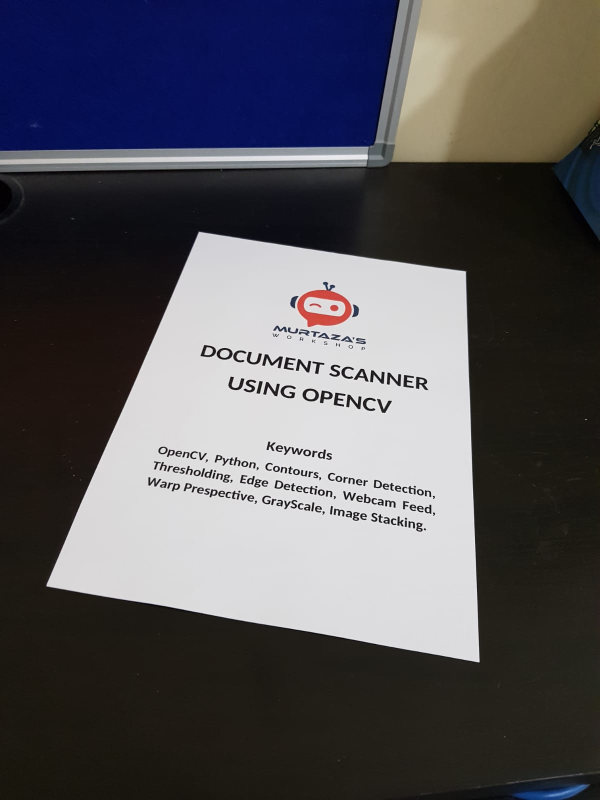
#> input picture Resources/1.jpg, 1200 x 1600 px, given in place of kam.jpg, which was not available (shown at 1/2 size)
$ python chapter8.py
#> lines starting #> are read from the running program, lines starting #| are printed output that depends on the picture; after the words box and inside, x2 and y2 are one past the last pixel; in counts of white or black regions, pixels touching at a corner belong together; pictures that were not available may be replaced by others from this repository, and a replacement may not be noted
### chapter6.py
import cv2
import numpy as np
img = cv2.imread("Resources\kam.jpg")
#> img is the input picture: shape (1600, 1200, 3); mean B, G, R 89.7, 85.2, 86.8

#function stackImages provided by Murtaza's Workshop
def stackImages(scale,imgArray):
    rows = len(imgArray)
    columns = len(imgArray[0])
    rowsAvailable = isinstance(imgArray[0], list)
    width = imgArray[0][0].shape[1]
    height = imgArray[0][0].shape[0]
    if rowsAvailable:
        for x in range(0, rows):
            for y in range (0, columns):
                if imgArray[x][y].shape[:2] == imgArray[0][0].shape [:2]:
                    imgArray[x][y] = cv2.resize(imgArray[x][y], (0, 0), None, scale, scale)
                else:
                    imgArray[x][y] = cv2.resize(imgArray[x][y], (imgArray[0][0].shape[1], imgArray[0][0].shape[0]), None, scale, scale)
                if len(imgArray[x][y].shape) == 2: imgArray[x][y]= cv2.cvtColor( imgArray[x][y], cv2.COLOR_GRAY2BGR)
        imageBlank = np.zeros((height, width, 3), np.uint8)
        hor = [imageBlank]*rows
        hor_con = [imageBlank]*rows
        for x in range (0, rows):
            hor[x] = np.hstack(imgArray[x])
        ver = np.vstack(hor)
    else:
        for x in range(0, rows):
            if imgArray[x].shape[:2] == imgArray[0].shape[:2]:
                imgArray[x] = cv2.resize(imgArray[x], (0, 0), None, scale, scale)
            else:
                imgArray[x] = cv2.resize(imgArray[x], (imgArray[0].shape[1], imgArray[0].shape[0]), None, scale, scale)
            if len(imgArray[x].shape) == 2: imgArray[x] = cv2.cvtColor(imgArray[x], cv2.COLOR_GRAY2BGR)
        hor = np.hstack(imgArray)
        ver = hor
    return ver

imgGray = cv2.cvtColor(img, cv2.COLOR_BGR2GRAY)
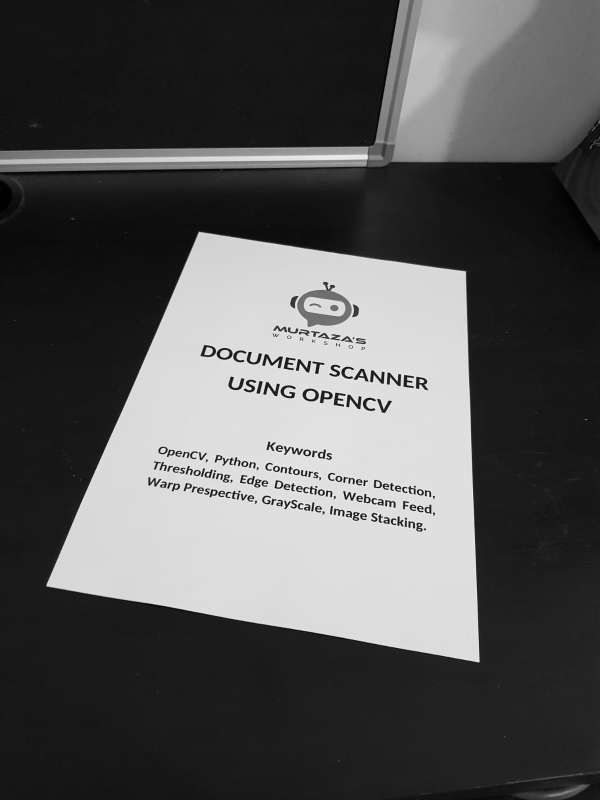
#> imgGray: shape (1600, 1200) (shown at 1/2 size); min 0, max 255, mean 86.2

imgStack = stackImages(0.5, ([img, imgGray, img], [img, img, imgGray]))
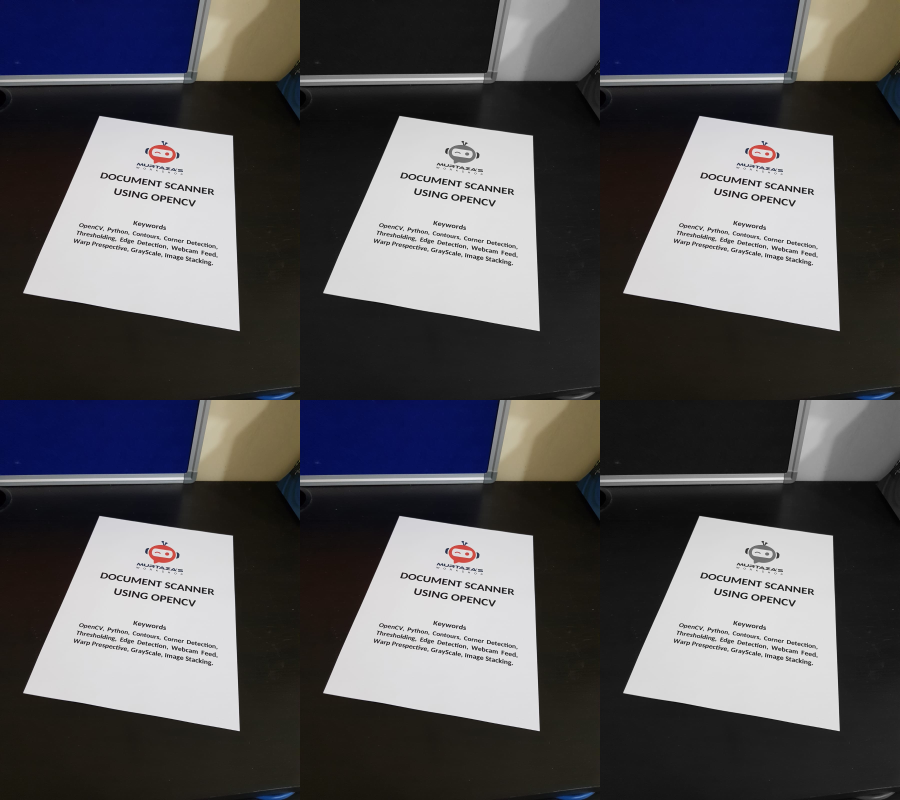
#> imgStack: shape (1600, 1800, 3) (shown at 1/2 size); mean B, G, R 88.6, 85.6, 86.7

# [8 lines of commented-out code are left out]

cv2.waitKey(0)

### chapter8.py
import cv2
import numpy as np
from chapter6 import stackImages

def getContours(img):
    contours, hierarchy = cv2.findContours(img, cv2.RETR_EXTERNAL, cv2.CHAIN_APPROX_NONE)
    for contour in contours:
        area = cv2.contourArea(contour)
        #print(area)
        if area > 500:
            cv2.drawContours(imgContour, contour, -1, [255,0,255], 3)
            perimeter = cv2.arcLength(contour, True)
            approximate_corner_points = cv2.approxPolyDP(contour, 0.02*perimeter, True)

            corners = len(approximate_corner_points)
            x, y, w, h = cv2.boundingRect(approximate_corner_points)

            if corners == 3: objectType = "Triangle"
            elif corners == 4:
                aspectRatio = w/float(h)
                if aspectRatio > 0.95 and aspectRatio < 1.05: objectType = "Square"
                else: objectType = "Rectangle"
            elif corners > 4:
                objectType = "Circle"
            else: objectType = "None"


            #this is how a bounding box is drawn
            cv2.rectangle(imgContour,(x,y),(x+w, y+h), (0,255,0), 2)
            cv2.putText(imgContour, objectType, (x+(w//2)-10, y+(h//2)-10), cv2.FONT_HERSHEY_SIMPLEX, 0.5, (0, 100, 100), 2)


path = 'Resources/shapes.png'
img = cv2.imread(path)
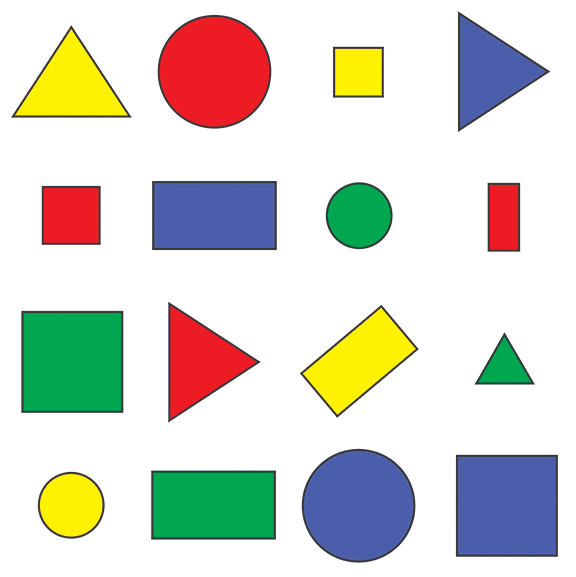
#> input picture Resources/shapes.png, 576 x 577 px
#> img is the input picture: shape (577, 576, 3); mean B, G, R 205.1, 214.3, 214.2
imgContour = img.copy()

imgGray = cv2.cvtColor(img, cv2.COLOR_BGR2GRAY)
#> imgGray: shape (577, 576)
imgBlur = cv2.GaussianBlur(imgGray, (7, 7), 1)
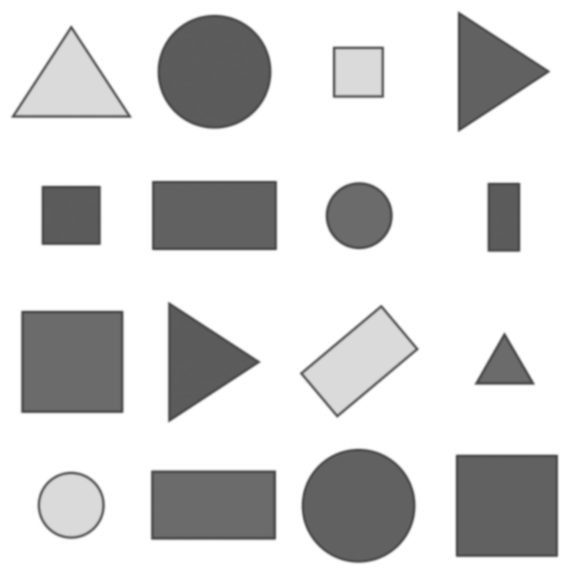
#> imgBlur: shape (577, 576); min 72, max 255, mean 213.2
imgCanny = cv2.Canny(imgBlur, 50, 50)
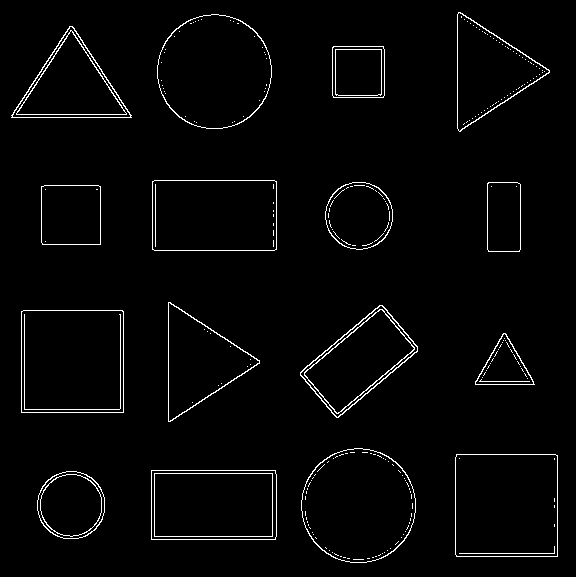
#> imgCanny: shape (577, 576); 2.4% white in thin lines or dots

getContours(imgCanny)
#> in getContours, `contours, hierarchy = cv2.findContours(img, cv2.RETR_EXTERNAL, cv2.CHA..`: contours = 16 contours; largest, box (x1, y1, x2, y2) and area: (21, 310, 124, 413) 10402, (455, 454, 558, 557) 10398, (301, 448, 416, 563) 10236, (157, 14, 272, 129) 10234, (152, 180, 277, 251) 8674
#> the loop in getContours, `for contour in contours:` made 16 passes
#> (area, perimeter, approximate_corner_points, corners, x, y, w, h) on passes 2, 3, 6, 7, 9, 10, 12: (8619, 386.8, [[151, 470], [151, 539], [275, 539], [275, 470]], 4, 151, 470, 125, 70), (10398.5, 406.2, [[456, 454], [456, 556], [557, 556], [557, 455]], 4, 456, 454, 102, 103), (10402, 406.8, [[21, 311], [21, 412], [123, 412], [122, 310]], 4, 21, 310, 103, 103), (6389, 338.5, [[382, 305], [300, 372], [336, 417], [417, 351]], 4, 300, 305, 118, 113), (3475.5, 234.2, [[41, 186], [42, 244], [100, 244], [100, 186]], 4, 41, 186, 60, 59), (2270.5, 201.1, [[488, 182], [487, 249], [519, 251], [520, 184]], 4, 487, 182, 34, 70), (8674, 385.7, [[152, 181], [152, 249], [276, 249], [276, 181]], 4, 152, 181, 125, 69)
#> (area, perimeter, approximate_corner_points, corners, x, y, w, h) on passes 5, 8, 14, 16: (1612.5, 186.6, [[503, 333], [475, 384], [534, 384]], 3, 475, 333, 60, 52), (5629, 352, [[168, 302], [170, 421], [259, 360]], 3, 168, 302, 92, 120), (5690.5, 355.1, [[11, 115], [131, 117], [72, 26]], 3, 11, 26, 121, 92), (5712, 351.7, [[458, 12], [460, 131], [549, 70]], 3, 458, 12, 92, 120)
#> after the loop in getContours, `for contour in contours:`:
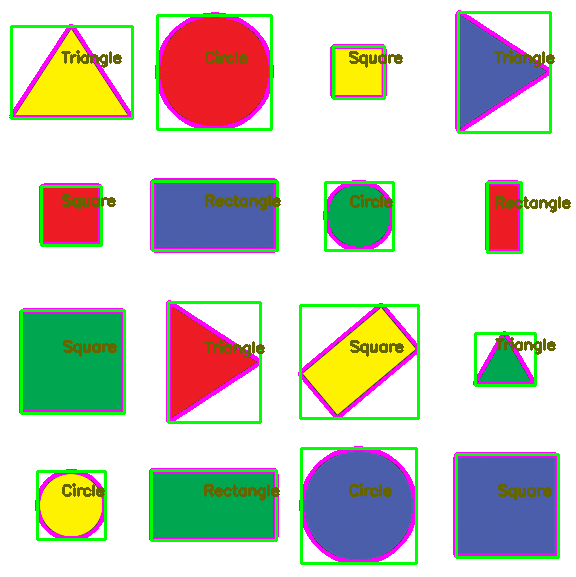
#> imgContour: shape (577, 576, 3); 10.95% of pixels changed, all inside (x1, y1, x2, y2) = (9, 10, 571, 565)

imgBlank = np.zeros_like(img)
imgStack = stackImages(0.8, ([img, imgGray, imgBlur],
                             [imgCanny, imgContour, imgBlank]))
#> call 2 of stackImages, with scale = 0.8
#> after the loop in stackImages (call 2), `for x in range (0, rows):`: hor = 2 items
#> in stackImages (call 2), `ver = np.vstack(hor)`:
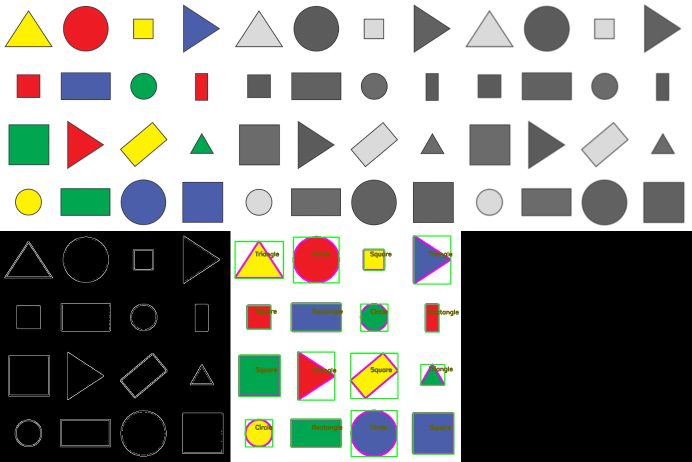
#> ver: shape (924, 1383, 3) (shown at 1/2 size); mean of channels 0, 1, 2 138.9, 142.6, 142.1; drawn as B, G, R

cv2.imshow("Stack", imgStack)
cv2.waitKey(0)
